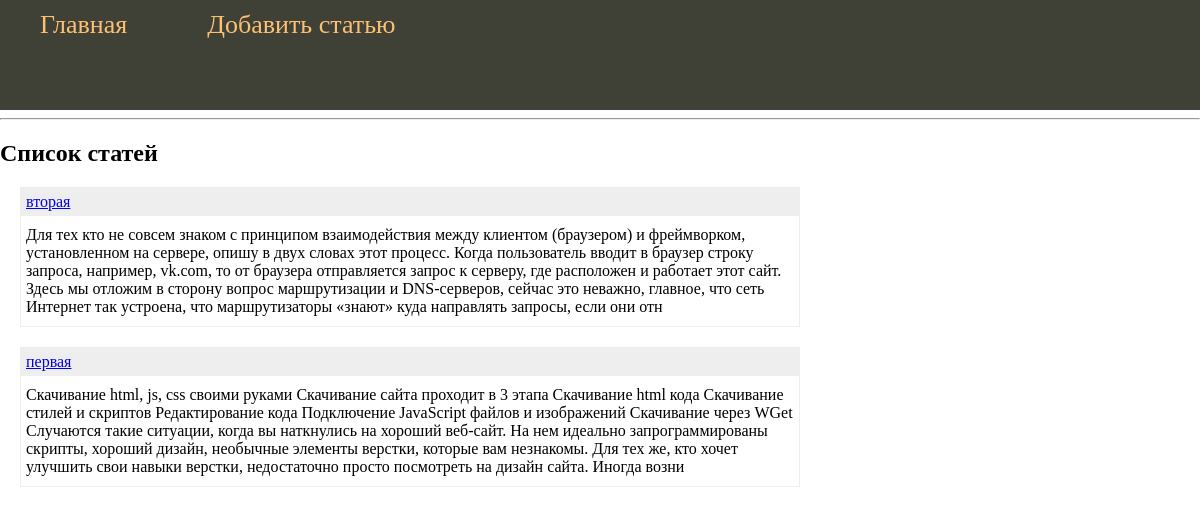
Page /db/index_db on the earlier database version.
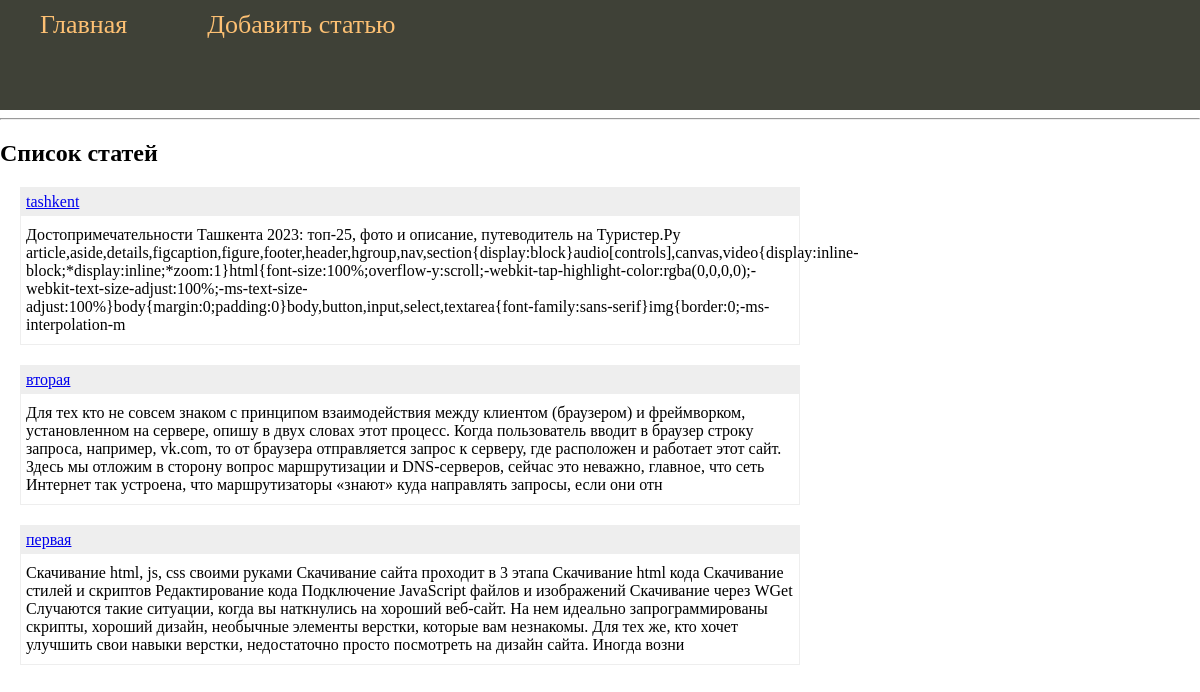
Same page on the later database version.
### tables this page shows
CREATE TABLE mainmenu (
id integer primary key autoincrement,
title text not null,
url text not null
);

CREATE TABLE posts (
id integer primary key autoincrement,
title text not null,
text text not null,
url text not null,
time integer not null
);

### app.py (the view)
@app.route('/db/index_db')
def index_db():
    db = get_db()
    db = FlaskDataBase(db)
    return render_template('index_db.html', menu=db.getmenu(), posts=db.getPosts())

### app.py (called while the page is built)
def connect_db():
    conn = sqlite3.connect(app.config['DATABASE'])
    conn.row_factory = sqlite3.Row
    return conn

def get_db():
    if not hasattr(g, 'link_db'):
        g.link_db = connect_db()
    return g.link_db

### flask_db_class.py (called while the page is built)
    def getmenu(self):
        try:
            sql = ''' SELECT * FROM mainmenu'''
            self.__cur.execute(sql)
            res = self.__cur.fetchall()
            if res: return res
        except:
            print('Ошибка получения меню БД')
        return []

    def getPosts(self):
        try:
            sql = ''' SELECT id, title, text, url FROM posts ORDER BY time DESC'''
            self.__cur.execute(sql)
            res = self.__cur.fetchall()
            if res: return res
        except sqlite3.Error as e:
            print('Ошибка получения статьи из  БД', str(e))
        return []

### templates/index_db.html
{% extends 'base_admin.html' %}
{% block content %}
{{ super() }}
<hr>
<h2>Список статей </h2>
<ul class="list-posts">
    {% for p in posts %}
    <li>
        <p class="title"> <a href="{{ url_for('showPost', alias=p.url) }}"> {{ p.title }} </a>  </p>
        <p class="annonce"> {{ (p.text | striptags)[:500] }} </p>
    </li>
   {% endfor %}
</ul>
{% endblock %}

### templates/base_admin.html (shortened to what this page needs)
<!DOCTYPE html>
<html lang="en">
<head>
    <link type="text/css" href="{{url_for('static', filename='css/styles.css')}}" rel="stylesheet" />
</head>
<body>
{% block content -%}
        {%- block mainmenu -%}
<ul class="mainmenu">
    {% for m in menu -%}
    <li><a href="{{url_for(m.url)}}"> {{m.title}} </a> </li>
    {% endfor -%}
</ul>
        {% endblock mainmenu -%}
{% endblock -%}
</body>
</html>

### static/css/styles.css (style rules this page uses)
html, body { margin:0; padding: 0; }
ul.mainmenu { list-style:none; background: #3F4137; height:110px; margin:0px; padding:0px; color:#fdc073; font-size:26px; overflow:hidden; }
ul.mainmenu li { float:left; margin: 10px 40px 0px 40px }
ul.mainmenu a { color: #fdc073; text-decoration:none; }
ul.list-posts { list-style:none; margin:0; padding:0; max-width: 800px; }
ul.list-posts li { margin: 20px 0px 20px 20px; border: 1px solid #eee; }
ul.list-posts .title { margin: 0; padding: 5px; background: #eee; }
ul.list-posts .annonce { margin: 0; padding: 10px 5px 10px 5px; }

Differences in the rows shown:
added posts: title "tashkent", text "Достопримечательности Ташкента 2023: топ-25, фото и описание, путеводитель на Туристер.Ру article,aside,details,figcaption,figure,footer,header,hgroup,nav,section{display:block}audio[controls],canvas,video{display:inline-block;*display:inline;*zoom:1}html{font-size:100%;overflow-y:scroll;-webkit-tap-highlight-color:rgba(0,0,0,0);-webkit-text-size-adjust:100%;-ms-text-size-adjust:100%}body{margin:0;padding:0}body,button,input,select,textarea{font-family:sans-serif}img{border:0;-ms-interpolation-m"
